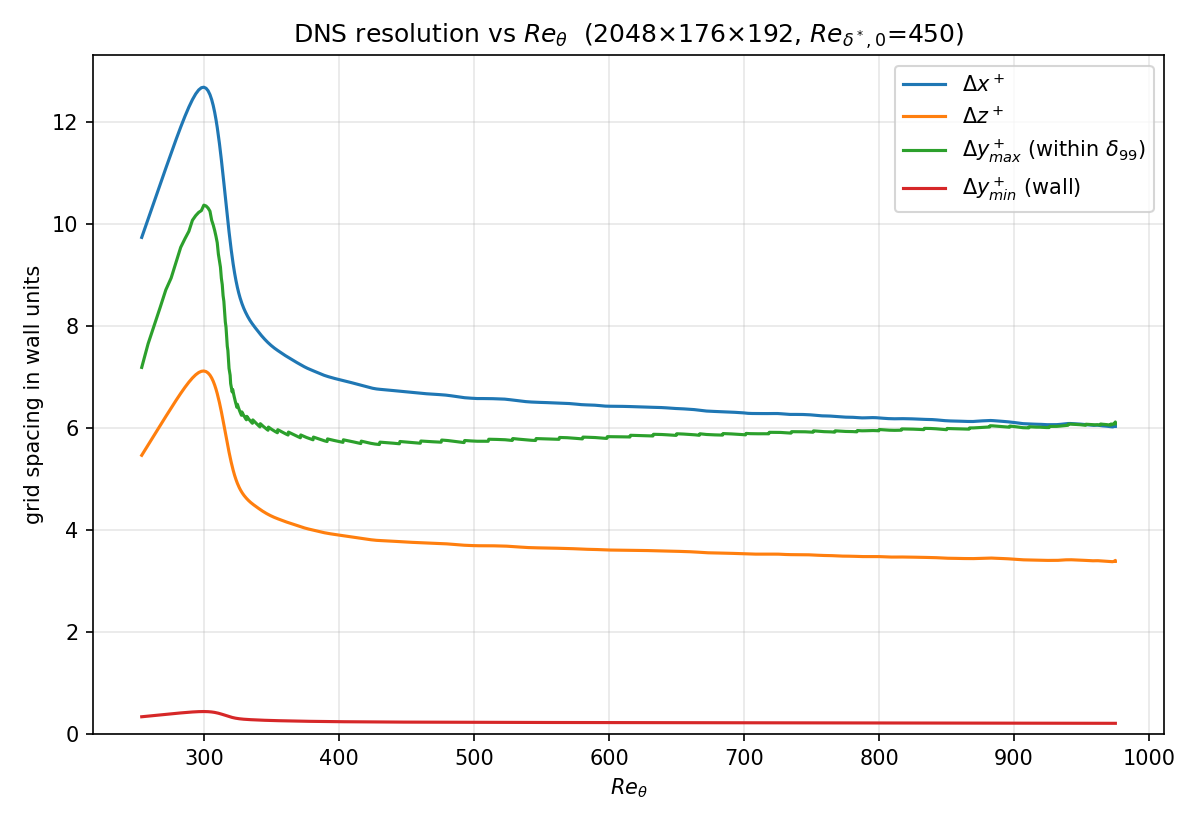

Here is the Python script that generated this plot:
#!/usr/bin/env python3
"""Grid resolution in wall units vs Re_theta for the boundaryLayer DNS.

  resolution.py <stats.h5> <field.h5> [--out resolution.png]

Uses the converged mean profile (stats) for u_tau(x), Re_theta(x) and
delta99(x), and a field file for the x/y/z node lines (dx, dy(y), dz). Plots
Dx+, Dz+, Dy+_min (wall cell) and Dy+_max (the largest dy cell that lies
INSIDE the boundary-layer thickness delta99) as functions of Re_theta.
"""
import argparse
import sys

import h5py
import numpy as np


def main():
    ap = argparse.ArgumentParser()
    ap.add_argument("stats")
    ap.add_argument("field")
    ap.add_argument("--out", default="resolution.png")
    a = ap.parse_args()

    with h5py.File(a.stats, "r") as f:
        nx, ny = int(f.attrs["nx"]), int(f.attrs["ny"])
        re = float(f.attrs["re"])
        prof = f["profile"][...].reshape(nx, ny, -1)
        xc = f["xcoord"][...]
        yc = f["ycoord"][...]
    with h5py.File(a.field, "r") as g:
        xnode = g["x"][...]; ynode = g["y"][...]; znode = g["z"][...]
    nu = 1.0 / re

    dx = xnode[1] - xnode[0]                 # uniform
    dz = znode[1] - znode[0]                 # uniform
    dyc = np.diff(ynode)                     # (ny,) cell widths, fixed in x
    yface = ynode                            # (ny+1,)

    Um = prof[:, :, 0]                        # mean streamwise (x, y)
    Ue = Um[:, -1]
    dy = np.diff(np.concatenate(([0.0], 0.5 * (yc[:-1] + yc[1:]), [yc[-1]])))
    theta = np.sum((Um / Ue[:, None]) * (1 - Um / Ue[:, None]) * dy, axis=1)
    reth = Ue * theta / nu
    tauw = nu * Um[:, 0] / yc[0]
    utau = np.sqrt(np.abs(tauw))
    lplus = nu / utau                        # viscous length (x)

    # delta99(x): first y where <U> reaches 0.99 Ue
    d99 = np.array([yc[np.searchsorted(Um[i], 0.99 * Ue[i])]
                    if np.any(Um[i] >= 0.99 * Ue[i]) else yc[-1] for i in range(nx)])

    dxp = dx / lplus
    dzp = dz / lplus
    dyp_min = dyc[0] / lplus                  # wall cell (fixed dy, varying l+)
    # largest dy cell whose face is within delta99
    dyp_max = np.empty(nx)
    for i in range(nx):
        inside = yface[1:] <= d99[i]
        dyp_max[i] = (dyc[inside].max() if inside.any() else dyc[0]) / lplus[i]

    m = reth > 250                            # turbulent range
    print(f"resolution (turbulent range Re_theta {reth[m].min():.0f}-{reth[m].max():.0f}):")
    print(f"  Dx+     = {dxp[m].min():.1f} - {dxp[m].max():.1f}")
    print(f"  Dz+     = {dzp[m].min():.1f} - {dzp[m].max():.1f}")
    print(f"  Dy+_min = {dyp_min[m].min():.2f} - {dyp_min[m].max():.2f}")
    print(f"  Dy+_max = {dyp_max[m].min():.1f} - {dyp_max[m].max():.1f}")

    import matplotlib
    matplotlib.use("Agg")
    import matplotlib.pyplot as plt
    fig, ax = plt.subplots(figsize=(8, 5.5))
    ax.plot(reth[m], dxp[m], label=r"$\Delta x^+$")
    ax.plot(reth[m], dzp[m], label=r"$\Delta z^+$")
    ax.plot(reth[m], dyp_max[m], label=r"$\Delta y^+_{max}$ (within $\delta_{99}$)")
    ax.plot(reth[m], dyp_min[m], label=r"$\Delta y^+_{min}$ (wall)")
    for yv, lbl in [(0.5, None)]:
        pass
    ax.set_xlabel(r"$Re_\theta$"); ax.set_ylabel(r"grid spacing in wall units")
    ax.set_title(f"DNS resolution vs $Re_\\theta$  (1280×{ny}×192, $Re_{{\\delta^*,0}}$={re:.0f})")
    ax.legend(); ax.grid(alpha=0.3); ax.set_ylim(0, None)
    fig.tight_layout(); fig.savefig(a.out, dpi=150)
    print("wrote", a.out)


if __name__ == "__main__":
    main()
